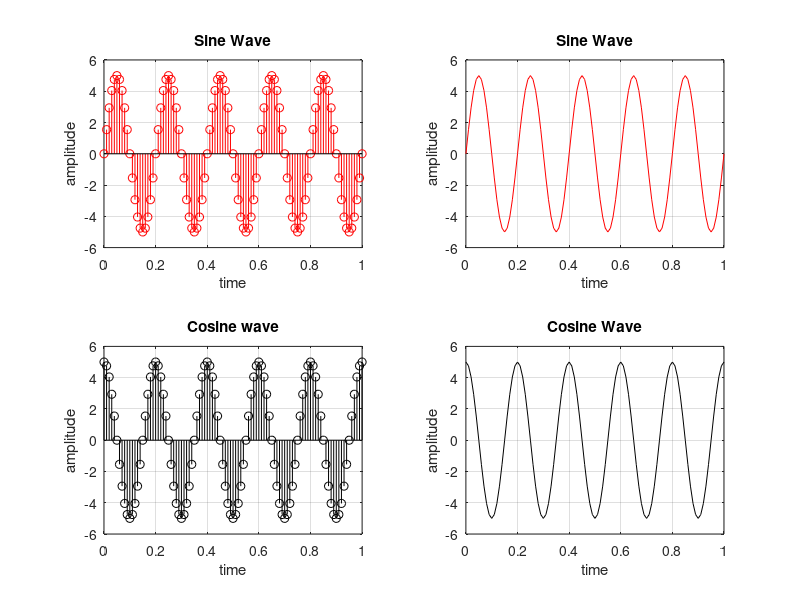

The MATLAB source for this figure:
%Plot a sine wave, its discrete form using stem(), a cos wave and its discrete form using stem(). Give the title of the graph, titles on the axes and show the grids. 
%Plot the 4 graphs together using subplot(). 

	
clc;
clear all;
close all;
clf;
 		t=0:0.01:1;
vm=input('Enter the value of vm:');
fm=input('Enter the value of fm:');

m=vm*sin(2*pi*fm*t);
whitebg('w');
subplot(2,2,1)
stem(t,m,'r')
title('Sine Wave')
xlabel('time')
ylabel('amplitude')
grid on
 		subplot(2,2,2)
plot(t,m,'r')
title('Sine Wave')
xlabel('time')
ylabel('amplitude')
grid on
  
n=vm*cos(2*pi*fm*t);
 		subplot(2,2,3)
stem(t,n,'k')
title('Cosine wave')
xlabel('time')
ylabel('amplitude')
grid on
 		subplot(2,2,4)
plot(t,n,'k')
title('Cosine Wave')
xlabel('time')
ylabel('amplitude')
grid on

